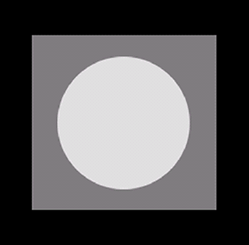
%> input picture CSE_LAB_4TH/401/401_LAB/19.Noise Model/help/Noise Model_sanjoy/main.bmp, 249 x 245 px
$ octave rayleigh.m   (GNU Octave 9; MATLAB toolbox functions it lacks are replaced by stand-ins)
%> lines starting %> are read from the running program, lines starting %| are printed output that depends on the picture
close all;
clear all;
main= imread('main.bmp');
%> main is the input picture: size 245x249x3 uint8; mean R, G, B 89.4, 88.2, 89.4
J = rgb2gray(main);
B=15;
J=double(J);
%> J: size 245x249 double
[m,n]=size(J);
%> m = 245; n = 249
noise =raylrnd(B,m,n);
ni=noise+J;
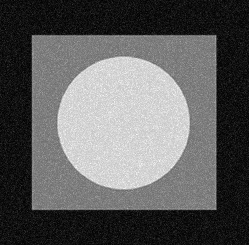
%> ni: size 245x249 double; min 0.0742, max 289.5, mean 107.4; drawn with min black and max white
figure,
subplot(1,2,1);
imshow(uint8(J));
title('main image');
subplot(1,2,2);
imshow(uint8(ni));
title('Degraded image');
figure,
hist(noise);
title('Histigram of noise');
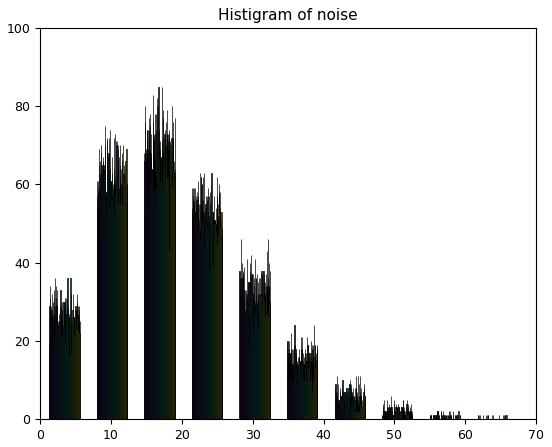
%> figure redrawn from the program's plot data; tallest bar 68 high, from x = 14.7 to 14.72; tallest bar 66 high, from x = 14.72 to 14.73; tallest bar 66 high, from x = 14.73 to 14.75; tallest bar 61 high, from x = 8.04 to 8.06
figure
imshow(uint8(noise))
%imnoise
%a=0.0;
%b=1.0;
%De=J+a+(-1*b*log(1-randn(size(J))))^(0.5);
